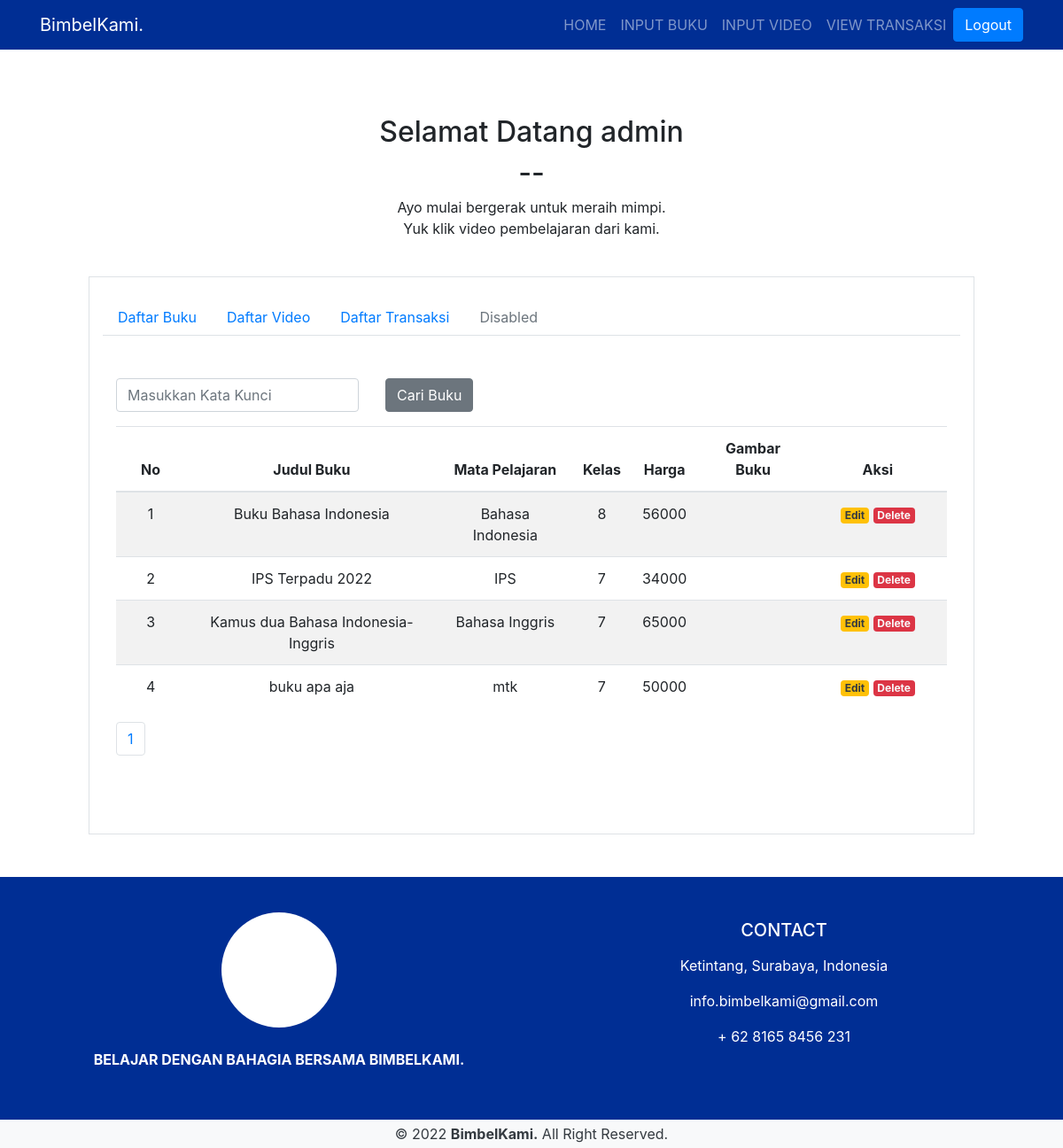
Screenshot of /admin/dashboard.php (signed in) with the database file from the repository.
### tables this page shows
CREATE TABLE `buku` (
  `ID_BUKU` int(11) NOT NULL,
  `judul` varchar(100) NOT NULL,
  `mapel` varchar(20) NOT NULL,
  `kelas` varchar(3) NOT NULL,
  `harga` double NOT NULL,
  `gambar_buku` varchar(255) NOT NULL
);

### admin/daftar_buku.php (the view, shortened to what this page needs)
<div class="container py-5" id="daftarBuku">
    <div class="overflow-auto">
        <?php
            $katakunci = (isset($_GET['katakunci'])) ? $_GET['katakunci'] : "";
            ?>
        <form class="row g-3 mb-3" method="get">
            <div class="col-auto">
                <input type="text" class="form-control" placeholder="Masukkan Kata Kunci" name="katakunci"
                    value="<?php echo $katakunci ?>" />
            </div>
            <div class="col-auto">
                <input type="submit" name="cari" value="Cari Buku" class="btn btn-secondary" />
            </div>
        </form>
        <table class="table table-striped">
            <thead>
                <tr>
                    <th class="col-1">No</th>
                    <th>Judul Buku</th>
                    <th>Mata Pelajaran</th>
                    <th>Kelas</th>
                    <th>Harga</th>
                    <th>Gambar Buku</th>
                    <th class="col-2">Aksi</th>
                </tr>
            </thead>
            <tbody>
                <?php
                    $sqltambahan = "";
                    $per_buku = 10;
                    $sql1 = "select * from buku $sqltambahan";
                    $page = isset($_GET['page']) ? (int) $_GET['page'] : 1;
                    $mulai = ($page > 1) ? ($page * $per_buku) - $per_buku : 0;
                    $q1 = mysqli_query($koneksi, $sql1);
                    $total = mysqli_num_rows($q1);
                    $pages = ceil($total / $per_buku);
                    $nomor = $mulai + 1;
                    $sql1 = $sql1 . " order by ID_BUKU asc limit $mulai,$per_buku";
                    $q1 = mysqli_query($koneksi, $sql1);
                    while ($r1 = mysqli_fetch_array($q1)) {
                    ?>
                <tr>
                    <td>
                        <?php echo $nomor++ ?>
                    </td>
                    <td>
                        <?php echo $r1['judul'] ?>
                    </td>
                    <td>
                        <?php echo $r1['mapel'] ?>
                    </td>
                    <td>
                        <?php echo $r1['kelas'] ?>
                    </td>
                    <td>
                        <?php echo $r1['harga'] ?>
                    </td>
                    <td>
                    </td>
                    <td>
                        <a href="input_buku.php?id=<?php echo $r1['ID_BUKU'] ?>">
                            <span class="badge bg-warning text-dark">Edit</span>
                        </a>
                        <a href="dashboard.php?op=delete&id=<?php echo $r1['ID_BUKU'] ?>"
                            onclick="return confirm('Apakah yakin ingin menghapus data buku?')">
                            <span class="badge bg-danger text-light">Delete</span>
                        </a>
                    </td>
                </tr>
                <?php
                    }
                    ?>
            </tbody>
        </table>
        <nav aria-label="Page navigation example">
            <ul class="pagination">
                <?php
                    $cari = isset($_GET['cari']) ? $_GET['cari'] : "";
                    for ($i = 1; $i <= $pages; $i++) {
                    ?>
                <li class="page-item">
                    <a class="page-link"
                        href="dashboard.php?katakunci=<?php echo $katakunci ?>&cari=<?php echo $cari ?>&page=<?php echo $i ?>">
                        <?php echo $i ?>
                    </a>
                </li>
                <?php
                    }
                    ?>
            </ul>
        </nav>
    </div>
</div>

### admin/header_login.php (shortened to what this page needs)
<!DOCTYPE html>
<html lang="en">
<head>
    <link rel="stylesheet" href="https://cdn.jsdelivr.net/npm/bootstrap@4.0.0/dist/css/bootstrap.min.css"
 />
    <link rel="stylesheet" href="assets/glyphicons.css" />
    <link href="https://cdn.jsdelivr.net/npm/summernote@0.8.18/dist/summernote.min.css" rel="stylesheet">
</head>
<body>
    <nav class="navbar navbar-expand-lg navbar-dark mb-5" style="background-color: #002e94">
        <div class="container">
            <a class="navbar-brand" href="#">BimbelKami.</a>
            <div class="collapse navbar-collapse" id="navbarNavAltMarkup">
                <ul class="navbar-nav ml-auto">
                    <a class="nav-item nav-link" href="dashboard.php">HOME</a>
                    <a class="nav-item nav-link" href="input_buku.php">INPUT BUKU</a>
                    <a class="nav-item nav-link" href="#">INPUT VIDEO</a>
                    <a class="nav-item nav-link" href="#">VIEW TRANSAKSI</a>
                </ul>
                <a class="btn btn-primary" href="logout.php" role="button">Logout</a>
            </div>
        </div>
    </nav>
    <main>

### admin/dashboard.php (shortened to what this page needs)
<?php
include("header_login.php");
?>
<div class="container">
    <span class="col-lg-6 col-md-4 text-center align-middle">
        <h2>Selamat Datang
            <?php echo $_SESSION['username_admin']; ?>
        </h2>
        <h2>--</h2>
        <p>Ayo mulai bergerak untuk meraih mimpi.
            <br>Yuk klik video pembelajaran dari kami.
        </p>
    </span>
</div>
<div class="container border text-center col-lg-10 py-4">
    <ul class="nav nav-tabs">
        <li class="nav-item">
            <a class="nav-link" aria-current="page" href="#daftarBuku">Daftar Buku</a>
        </li>
        <li class="nav-item">
            <a class="nav-link" href="#">Daftar Video</a>
        </li>
        <li class="nav-item">
            <a class="nav-link" href="#">Daftar Transaksi</a>
        </li>
        <li class="nav-item">
            <a class="nav-link disabled" href="#" tabindex="-1" aria-disabled="true">Disabled</a>
        </li>
    </ul>
    <?php include("daftar_buku.php"); ?>
</div>
<?php include("footer.php"); ?>

### admin/footer.php (shortened to what this page needs)
<footer class="text-center mt-5 text-lg-start text-white" style="background-color: #002e94">
  <div class="container pt-2">
    <div class="row mt-3">
      <div class="col-lg-6 col-md-4 mb-md-0">
        <div
          class="rounded-circle bg-white shadow-1-strong d-flex align-items-center justify-content-center mb-4 mx-auto"
          style="width: 130px; height: 130px">
        </div>
        <p class="text-center"><b>BELAJAR DENGAN BAHAGIA BERSAMA BIMBELKAMI.</b></p>
        <ul class="list-unstyled d-flex flex-row justify-content-center">
          <li>
            <a class="text-white px-2" href="">
            </a>
          </li>
          <li>
            <a class="text-white px-2" href="">
            </a>
          </li>
        </ul>
      </div>
      <div class="col-lg-6 col-md-4">
        <h5 class="text-uppercase mb-3">Contact</h5>
        <p>Ketintang, Surabaya, Indonesia</p>
        <p>info.bimbelkami@gmail.com</p>
        <p>+ 62 8165 8456 231</p>
      </div>
    </div>
  </div>
  <div class="text-center bg-light text-dark p-1">
    © 2022
    <a class="text-dark fw-bold" style="font-weight: bold">BimbelKami.</a>
    All Right Reserved.
  </div>
</footer>
</body>
</html>

### rows the page displays
buku: judul "Buku Bahasa Indonesia", mapel "Bahasa Indonesia", kelas "8", harga "56000"
buku: judul "IPS Terpadu 2022", mapel "IPS", kelas "7", harga "34000"
buku: judul "Kamus dua Bahasa Indonesia-Inggris", mapel "Bahasa Inggris", kelas "7", harga "65000"
buku: judul "buku apa aja", mapel "mtk", kelas "7", harga "50000"

### other values shown
$_SESSION['username_admin'] "admin"
